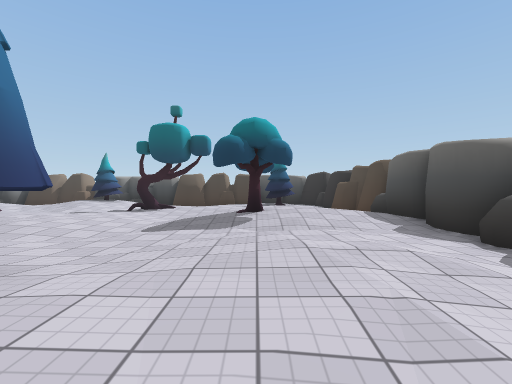
View 1 (above)

19 first-person views from a walk through a Unity game level. The camera is 1.3 m above the floor, looks level and sees 90° across. The floor is counted in squares, 2 m on a side. Each view is taken from the middle of a square. On the plan, view 1 faces up. The plan holds only what a view shows up to about 9 squares ahead; the rest is blank. The player is left out. Some surface patterns are stand-ins.

View 2
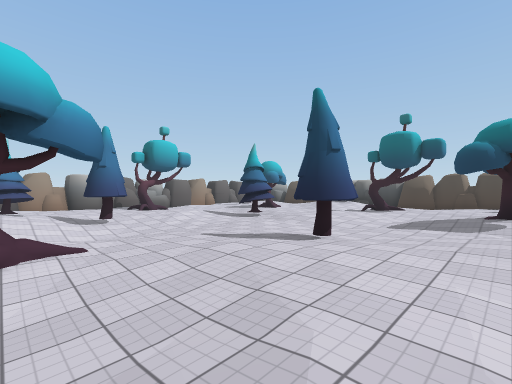

View 3
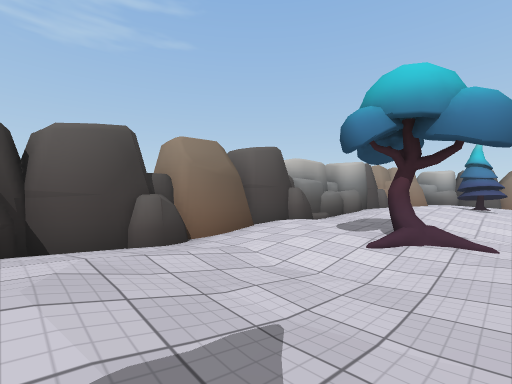

View 4
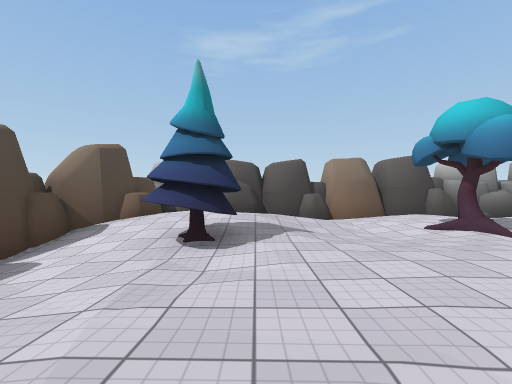

View 5
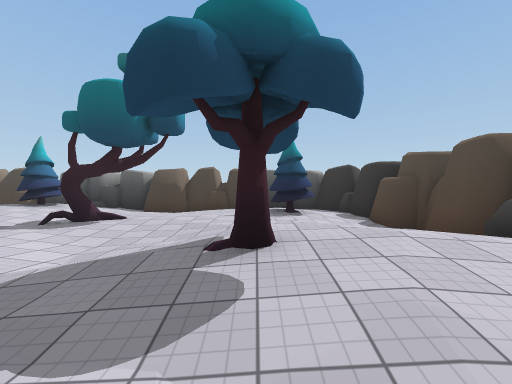

View 6
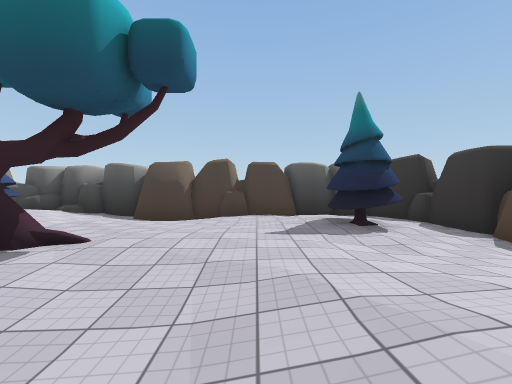

View 7
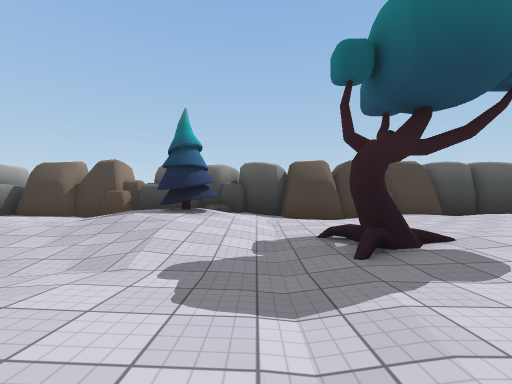

View 8
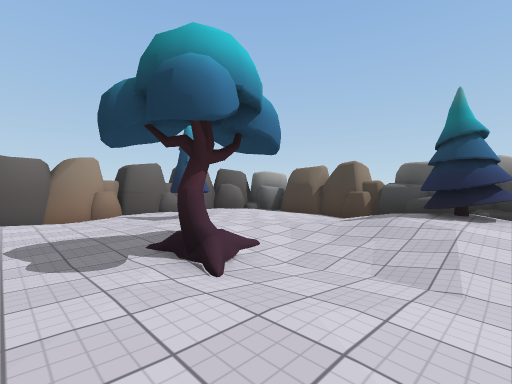

View 9
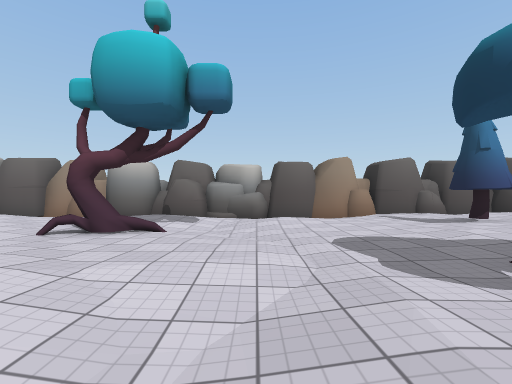

View 10
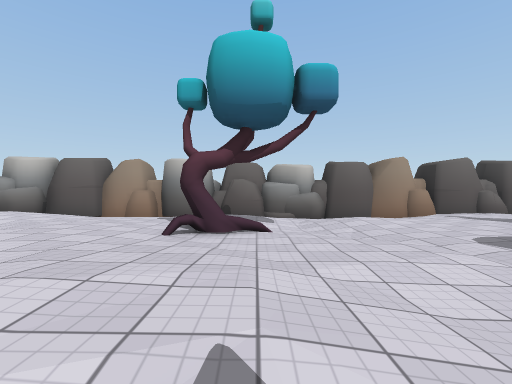

View 11
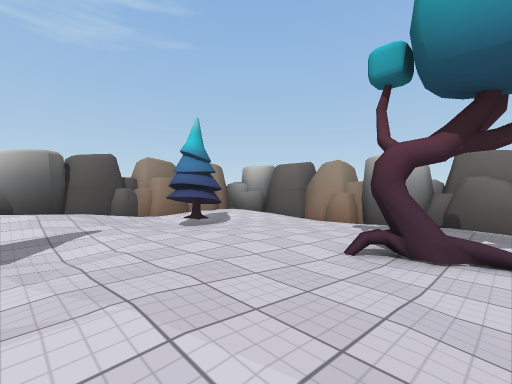

View 12
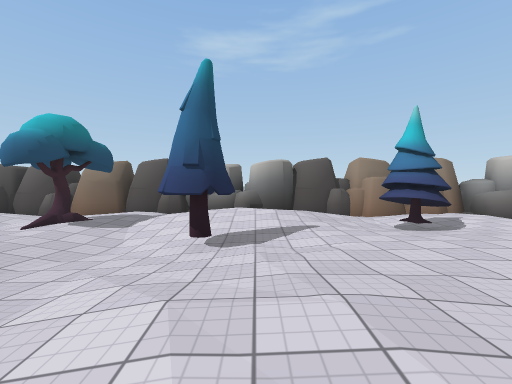

View 13
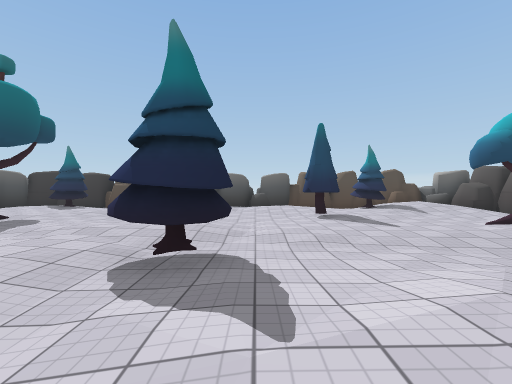

View 14
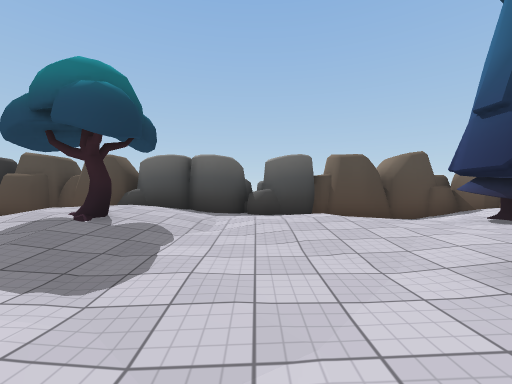

View 15
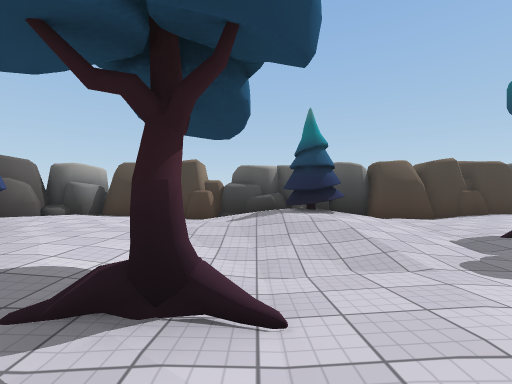

View 16
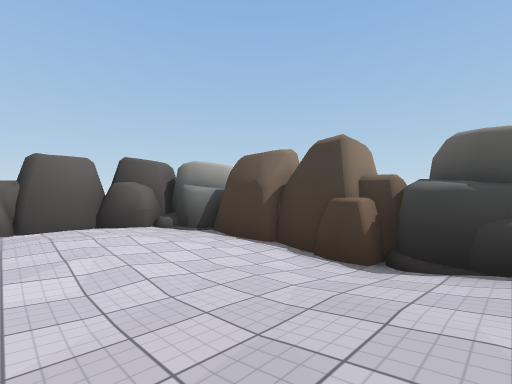

View 17
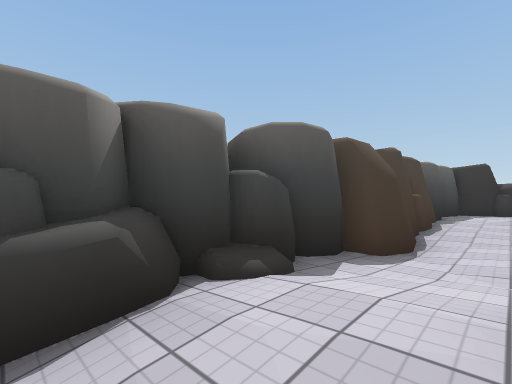

View 18
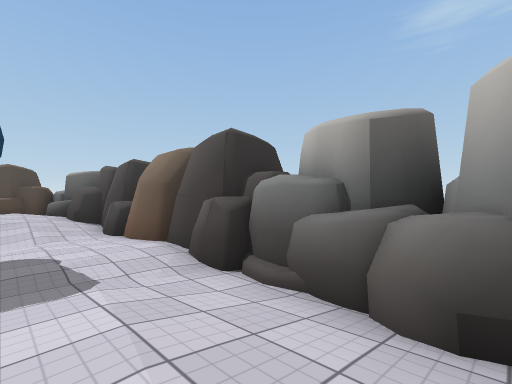

View 19
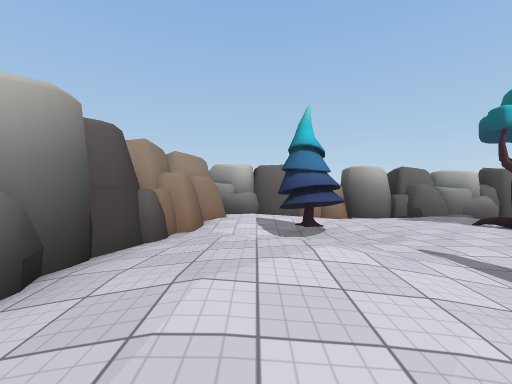

### Floor plan
Key: @ floor where view 1 was taken; # wall or solid block; . main floor; : floor 0.25 m higher than the main floor; - floor 0.25 m lower than the main floor; + floor 0.5 m higher than the main floor; _ floor 0.5 m lower than the main floor; / step, stairs or slope; R rock; T tree.
Columns run from 19 left of view 1 to 6 right of it. Each row starts with its distance up from view 1.
 18      RRRR   RRRRRRRRRRR
 17     R    R #  R RR  RRRR
 16    #R###RRRRR####R##### R
 15    RR--__-.:.-_/_-----##R
 14   RR...--.:+:------...-RRR
 13   #-.:..-.:TT..---..:.-# R
 12 RRR/......:+:.--....T.-R R
 11   #--T.......-/T.....-_R
 10  RR---...-----/T....-- RRR
  9 R #_--...T/---..--...  # R
  8 R # ---.........--.::  RRR
  7 R # -.---.......--.+++:# R
  6 RRR_-------.....--.T::.# R
  5   R____-----T-..---..--#RR
  4  RR---/--...-------...-RRR
  3   R-.-T/..:.--.---..:.-# R
  2   # --......----TT.... RR
  1   # -......-__-......- #
  0   R -.....-T__-....@T-_#
 -1   #-..T-....--..--..T.-# R
 -2   #-..TT.:::.-/T--.:::.RRR
 -3   #R..--.+++:...--.+++R#
 -4    RR/--.:::....--.::RR
 -5    # RRR###R/R./RRRRR#RR
 -6           ##R#######

Positions as (right, up) in squares from view 1, and headings:
1: (0, 0), facing up
2: (0, -2), facing up-left
3: (0, -1), facing down-left
4: (0, 3), facing down
5: (0, 4), facing up
6: (-1, 7), facing up
7: (-6, 7), facing up
8: (-7, 7), facing up-left
9: (-8, 6), facing left
10: (-8, 4), facing left
11: (-9, 4), facing down-left
12: (-9, 4), facing down
13: (-10, 4), facing right
14: (-4, 4), facing right
15: (-9, 7), facing up
16: (-9, 12), facing up-left
17: (-9, 14), facing up-right
18: (-9, -3), facing down-right
19: (-7, -3), facing left
